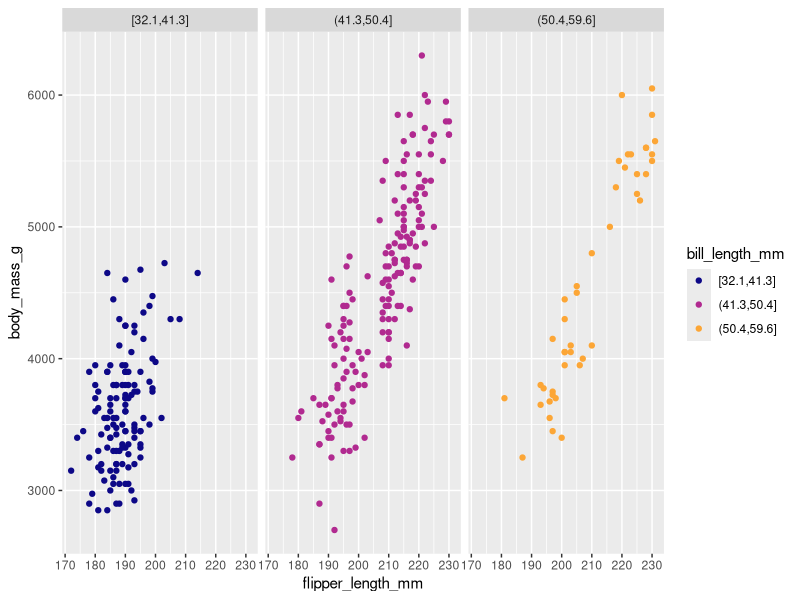

The R script that drew this image:
## ---- chunk 1
#| message: false

library(tidyverse)
library(broom)
library(knitr)
library(here)
library(palmerpenguins)
## ---- chunk 2
penguins %>% glimpse()
## ---- chunk 3
lm_bd <- penguins %>%
  lm(
    body_mass_g ~ bill_depth_mm,
    data = .
  )
## ---- chunk 4
lm_bd %>%
  tidy() %>%
  kable()
## ---- chunk 5
summary(lm_bd)
## ---- chunk 6
lm_bd %>%
  glance() %>%
  kable()
## ---- chunk 7
#| code-fold: true

lm_fl <- penguins %>%
  lm(
    body_mass_g ~ flipper_length_mm,
    data = .
  )

lm_fl %>%
  tidy() %>%
  kable()
## ---- chunk 8
#| code-fold: true

lm_bl <- penguins %>%
  lm(
    body_mass_g ~ bill_length_mm,
    data = .
  )

lm_bl %>%
  tidy() %>%
  kable()
## ---- chunk 9
lm_fl %>%
  glance() %>%
  kable()

lm_bl %>%
  glance() %>%
  kable()
## ---- chunk 10
lm_fl_bl <- penguins %>%
  lm(
    body_mass_g ~ flipper_length_mm + bill_length_mm,
    data = .
  )

lm_fl_bl %>%
  glance() %>%
  kable()
## ---- chunk 11
lm_fl_bl %>%
  tidy() %>%
  kable()
## ---- chunk 12
penguins %>%
  filter(!is.na(bill_length_mm)) %>%
  mutate(bill_length_mm = cut_interval(bill_length_mm, n = 3)) %>%
  ggplot(aes(x=flipper_length_mm, y=body_mass_g, color=bill_length_mm)) +
  facet_wrap(~bill_length_mm) +
  geom_point() +
  scale_color_viridis_d(option = "plasma", end = 0.8)
## ---- chunk 13
#| code.fold: true

lm_bl_bd <- penguins %>%
  lm(
    body_mass_g ~ bill_length_mm + bill_depth_mm,
    data = .
  )

lm_bl_bd %>%
  glance() %>%
  kable()

lm_bl %>%
  glance() %>%
  kable()

lm_bd %>%
  glance() %>%
  kable()
## ---- chunk 14
lm_bl_bd %>%
  tidy() %>%
  kable()
